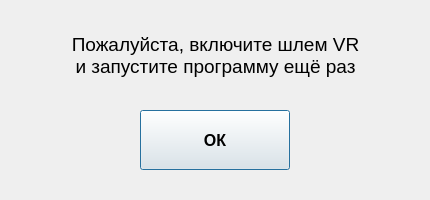
<?xml version="1.0" encoding="UTF-8"?>
<ui version="4.0">
 <class>DialogCheckVR</class>
 <widget class="QDialog" name="DialogCheckVR">
  <property name="geometry">
   <rect>
    <x>0</x>
    <y>0</y>
    <width>430</width>
    <height>200</height>
   </rect>
  </property>
  <property name="minimumSize">
   <size>
    <width>430</width>
    <height>200</height>
   </size>
  </property>
  <property name="maximumSize">
   <size>
    <width>430</width>
    <height>200</height>
   </size>
  </property>
  <property name="windowTitle">
   <string>Внимание!</string>
  </property>
  <property name="styleSheet">
   <string notr="true"/>
  </property>
  <property name="modal">
   <bool>false</bool>
  </property>
  <widget class="QPushButton" name="pushButton">
   <property name="geometry">
    <rect>
     <x>140</x>
     <y>110</y>
     <width>150</width>
     <height>60</height>
    </rect>
   </property>
   <property name="font">
    <font>
     <family>Segoe UI</family>
     <pointsize>12</pointsize>
     <weight>75</weight>
     <bold>true</bold>
    </font>
   </property>
   <property name="styleSheet">
    <string notr="true"/>
   </property>
   <property name="text">
    <string>ОК</string>
   </property>
  </widget>
  <widget class="QLabel" name="label">
   <property name="geometry">
    <rect>
     <x>0</x>
     <y>20</y>
     <width>431</width>
     <height>71</height>
    </rect>
   </property>
   <property name="font">
    <font>
     <family>Segoe UI</family>
     <pointsize>14</pointsize>
    </font>
   </property>
   <property name="styleSheet">
    <string notr="true"/>
   </property>
   <property name="text">
    <string>Пожалуйста, включите шлем VR
и запустите программу ещё раз</string>
   </property>
   <property name="alignment">
    <set>Qt::AlignCenter</set>
   </property>
  </widget>
 </widget>
 <resources/>
 <connections/>
</ui>
